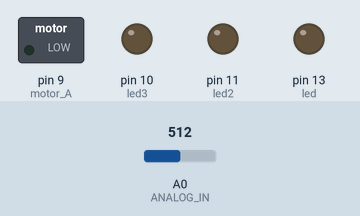
Bench run of a sketch on a simulated Arduino Uno, built with avr-gcc and run on an emulated ATmega328P. Parts: switched loads named in the sketch (green lamp = pin HIGH), output pins drawn as LEDs (lit = HIGH). The inputs (shaded band) are chosen by the test bench; at power-on: A0 (ANALOG_IN) = 512. What the sketch prints to the serial monitor is not drawn.

Above: at 1.2 s.
1.3 s: A0 (ANALOG_IN) set to 790
3.1 s: A0 (ANALOG_IN) set to 808
At 4.1 s:
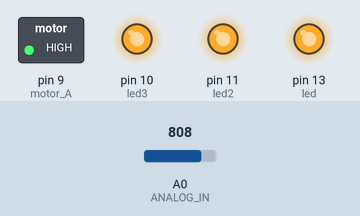
At 4.6 s:
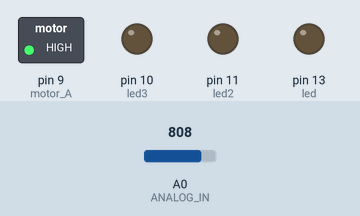
Timing chart, 0 to 12.1 s (numbered marks = the images above; inputs shaded):
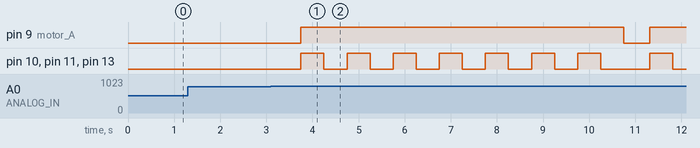

The sketch:

IOApparat_ebird-design.ino
```cpp
// see https://gist.github.com/positron96/7269466
#define ANALOG_IN 0

int led = 13;
int led2 = 11;
int led3 = 10;
int motor_A=9;
int motor_Speed=3;
int monster = 0;


void setup() {
  pinMode(led3, OUTPUT);
  pinMode(led, OUTPUT);
  pinMode(led2, OUTPUT);
  pinMode(motor_A,OUTPUT);
  Serial.begin(9600);
}

void loop() {
  int val = analogRead(ANALOG_IN);
  // ??? some wired bitshifting stuff
  Serial.println(val);
  Serial.write( 0xff );
  Serial.write( (val >> 8) & 0xff );
  Serial.write( val & 0xff );
  Serial.write("\n");
  Serial.write(monster);


  if (monster>60){         // wenn sound lauter als 200
    digitalWrite(led, HIGH);     // LED einschalten
    digitalWrite(led2, HIGH);
    digitalWrite(led3, HIGH);
    digitalWrite(motor_A,HIGH);  // Motor an
    delay(500);                  // Delay für Motor
    digitalWrite(led, LOW);     // LED einschalten
    digitalWrite(led2, LOW);
    digitalWrite(led3, LOW);
    digitalWrite(motor_A,HIGH);  // Motor an
    delay(500);                  // Delay für Motor
     digitalWrite(led, HIGH);     // LED einschalten
    digitalWrite(led2, HIGH);
    digitalWrite(led3, HIGH);
    digitalWrite(motor_A,HIGH);  // Motor an
    delay(500);                  // Delay für Motor
    digitalWrite(led, LOW);     // LED einschalten
    digitalWrite(led2, LOW);
    digitalWrite(led3, LOW);
    digitalWrite(motor_A,HIGH);  // Motor an
    delay(500);                  // Delay für Motor
     digitalWrite(led, HIGH);     // LED einschalten
    digitalWrite(led2, HIGH);
    digitalWrite(led3, HIGH);
    digitalWrite(motor_A,HIGH);  // Motor an
    delay(500);                  // Delay für Motor
    digitalWrite(led, LOW);     // LED einschalten
    digitalWrite(led2, LOW);
    digitalWrite(led3, LOW);
    digitalWrite(motor_A,HIGH);  // Motor an
    delay(500);                  // Delay für Motor
     digitalWrite(led, HIGH);     // LED einschalten
    digitalWrite(led2, HIGH);
    digitalWrite(led3, HIGH);
    digitalWrite(motor_A,HIGH);  // Motor an
    delay(500);                  // Delay für Motor
    digitalWrite(led, LOW);     // LED einschalten
    digitalWrite(led2, LOW);
    digitalWrite(led3, LOW);
    digitalWrite(motor_A,HIGH);  // Motor an
    delay(500);                  // Delay für Motor
     digitalWrite(led, HIGH);     // LED einschalten
    digitalWrite(led2, HIGH);
    digitalWrite(led3, HIGH);
    digitalWrite(motor_A,HIGH);  // Motor an
    delay(500);                  // Delay für Motor
    digitalWrite(led, LOW);     // LED einschalten
    digitalWrite(led2, LOW);
    digitalWrite(led3, LOW);
    digitalWrite(motor_A,HIGH);  // Motor an
    delay(500);                  // Delay für Motor
     digitalWrite(led, HIGH);     // LED einschalten
    digitalWrite(led2, HIGH);
    digitalWrite(led3, HIGH);
    digitalWrite(motor_A,HIGH);  // Motor an
    delay(500);                  // Delay für Motor
    digitalWrite(led, LOW);     // LED einschalten
    digitalWrite(led2, LOW);
    digitalWrite(led3, LOW);
    digitalWrite(motor_A,HIGH);  // Motor an
    delay(500);                  // Delay für Motor
     digitalWrite(led, HIGH);     // LED einschalten
    digitalWrite(led2, HIGH);
    digitalWrite(led3, HIGH);
    digitalWrite(motor_A,HIGH);  // Motor an
    delay(500);                  // Delay für Motor
    digitalWrite(led, LOW);     // LED einschalten
    digitalWrite(led2, LOW);
    digitalWrite(led3, LOW);
    digitalWrite(motor_A,HIGH);  // Motor an
    delay(500);                  // Delay für Motor
    monster=0;


  } else              // Standby
    digitalWrite(led, LOW);
    digitalWrite(motor_A,LOW); // Motor aus


    if (val > 800){         // wenn sound lauter als 200
    monster++;


  } else              // Standby
    digitalWrite(led, LOW);
    digitalWrite(motor_A,LOW); // Motor aus


}
//Arduino Poor man's oscilloscope
```

Measured:
- the behaviour switches between 800 and 801 on A0 (ANALOG_IN) (found by bisection; images 0 and 1)
- after the input at 1.3 s, every drawn part: stays the same
- after the input at 3.1 s, pin 9 (motor_A): LOW → HIGH after 0.65 s, → LOW 7.0 s later, → HIGH 0.57 s later; pin 10 (led3), pin 11 (led2), pin 13 (led): goes 6 × (HIGH 0.50 s, LOW 0.50 s), HIGH 0.50 s, LOW 1.1 s, HIGH 0.50 s, then LOW, starting after 0.65 s
